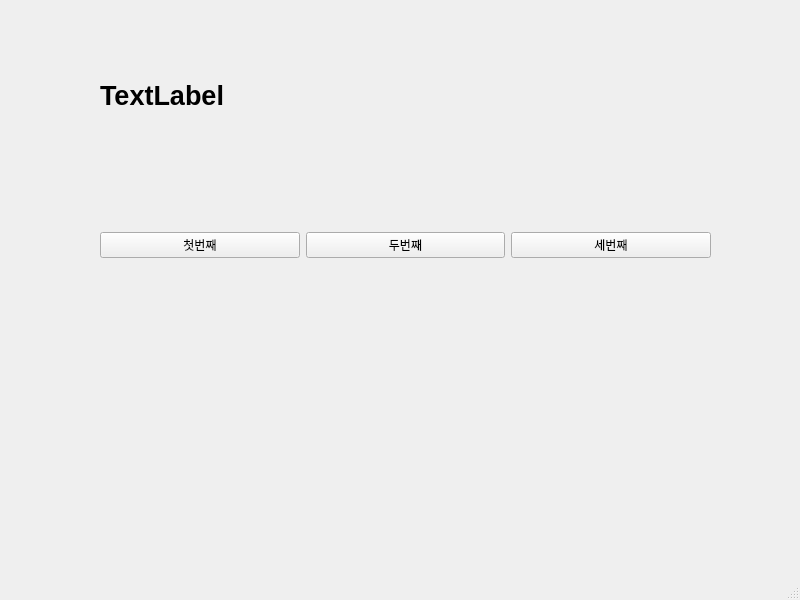
<?xml version="1.0" encoding="UTF-8"?>
<ui version="4.0">
 <class>MainWindow</class>
 <widget class="QMainWindow" name="MainWindow">
  <property name="geometry">
   <rect>
    <x>0</x>
    <y>0</y>
    <width>800</width>
    <height>600</height>
   </rect>
  </property>
  <property name="windowTitle">
   <string>MainWindow</string>
  </property>
  <widget class="QWidget" name="centralwidget">
   <widget class="QWidget" name="horizontalLayoutWidget">
    <property name="geometry">
     <rect>
      <x>100</x>
      <y>190</y>
      <width>611</width>
      <height>111</height>
     </rect>
    </property>
    <layout class="QHBoxLayout" name="horizontalLayout">
     <item>
      <widget class="QPushButton" name="pushButton">
       <property name="text">
        <string>첫번째</string>
       </property>
      </widget>
     </item>
     <item>
      <widget class="QPushButton" name="pushButton2">
       <property name="text">
        <string>두번째</string>
       </property>
      </widget>
     </item>
     <item>
      <widget class="QPushButton" name="pushButton3">
       <property name="text">
        <string>세번째</string>
       </property>
      </widget>
     </item>
    </layout>
   </widget>
   <widget class="QLabel" name="label">
    <property name="geometry">
     <rect>
      <x>100</x>
      <y>80</y>
      <width>591</width>
      <height>31</height>
     </rect>
    </property>
    <property name="font">
     <font>
      <pointsize>20</pointsize>
      <bold>true</bold>
     </font>
    </property>
    <property name="text">
     <string>TextLabel</string>
    </property>
   </widget>
  </widget>
  <widget class="QMenuBar" name="menubar">
   <property name="geometry">
    <rect>
     <x>0</x>
     <y>0</y>
     <width>800</width>
     <height>33</height>
    </rect>
   </property>
  </widget>
  <widget class="QStatusBar" name="statusbar"/>
 </widget>
 <resources/>
 <connections>
  <connection>
   <sender>pushButton</sender>
   <signal>clicked()</signal>
   <receiver>MainWindow</receiver>
   <slot>firstClick()</slot>
   <hints>
    <hint type="sourcelabel">
     <x>209</x>
     <y>277</y>
    </hint>
    <hint type="destinationlabel">
     <x>206</x>
     <y>354</y>
    </hint>
   </hints>
  </connection>
  <connection>
   <sender>pushButton2</sender>
   <signal>clicked()</signal>
   <receiver>MainWindow</receiver>
   <slot>secondClick()</slot>
   <hints>
    <hint type="sourcelabel">
     <x>408</x>
     <y>277</y>
    </hint>
    <hint type="destinationlabel">
     <x>409</x>
     <y>353</y>
    </hint>
   </hints>
  </connection>
  <connection>
   <sender>pushButton3</sender>
   <signal>clicked()</signal>
   <receiver>MainWindow</receiver>
   <slot>thirdClick()</slot>
   <hints>
    <hint type="sourcelabel">
     <x>609</x>
     <y>277</y>
    </hint>
    <hint type="destinationlabel">
     <x>610</x>
     <y>354</y>
    </hint>
   </hints>
  </connection>
 </connections>
 <slots>
  <slot>firstClick()</slot>
  <slot>secondClick()</slot>
  <slot>thirdClick()</slot>
 </slots>
</ui>
